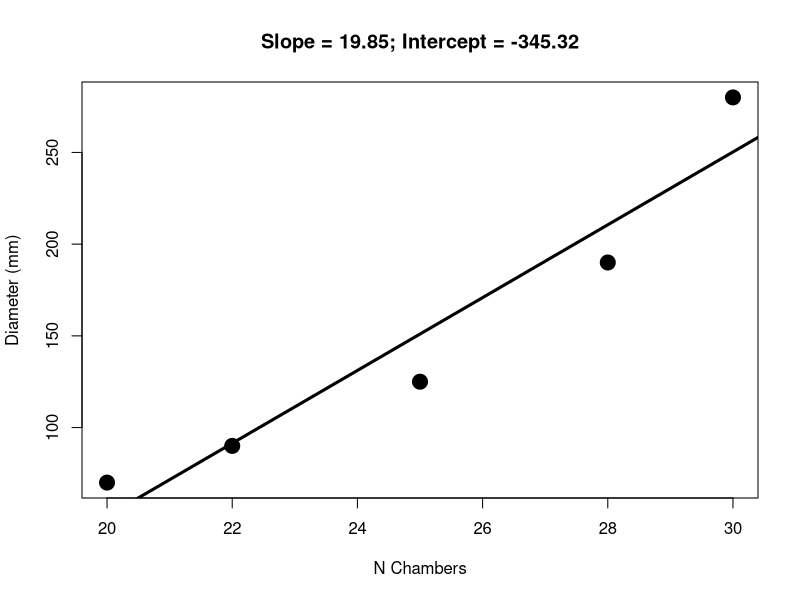

Source code (R):
x <- c(20, 22, 25, 28, 30)
y <- c(70, 90, 125, 190, 280)

slope <- lm(y ~ x)$coefficient[2]
intercept <- lm(y ~ x)$coefficient[1]

#slope <- 10.71
#intercept <- -99.65

x_a <- 15
x_b <- 35

plot(x, y, xlab = "N Chambers", ylab = "Diameter (mm)", pch = 20, cex = 3, main = paste("Slope = ", round(slope, 2), "; Intercept = ", round(intercept, 2), sep = ""))

lines(x = c(x_a, x_b), y = c((x_a * slope) + intercept, (x_b * slope) + intercept), lwd = 3)

